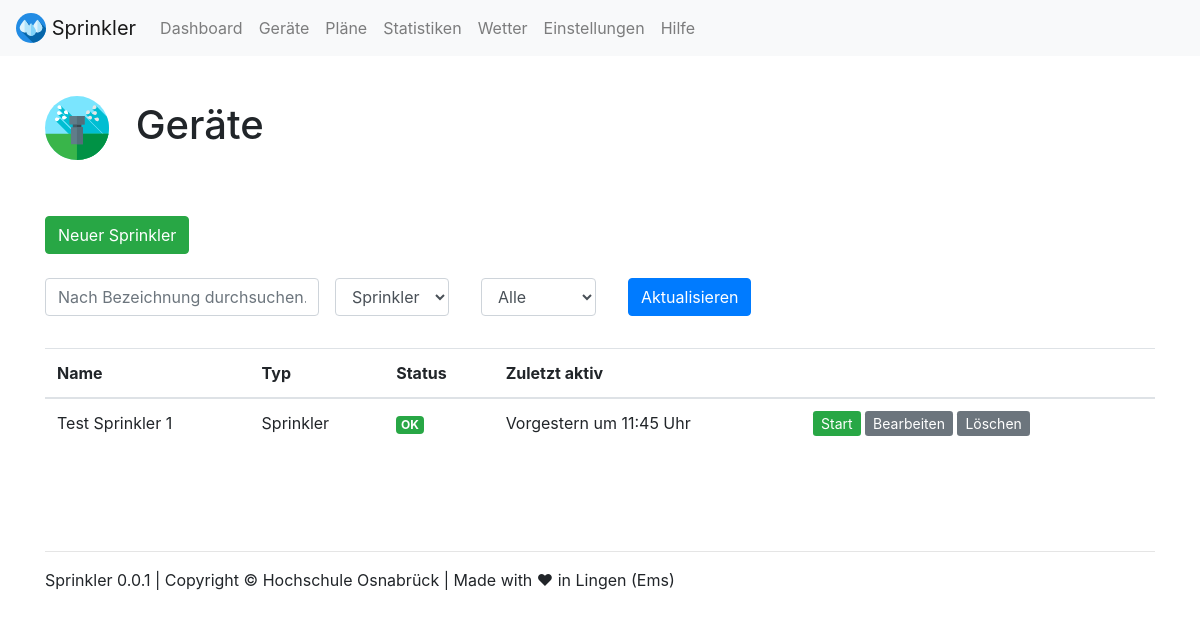
/devices/, run on an earlier commit of the app's database.
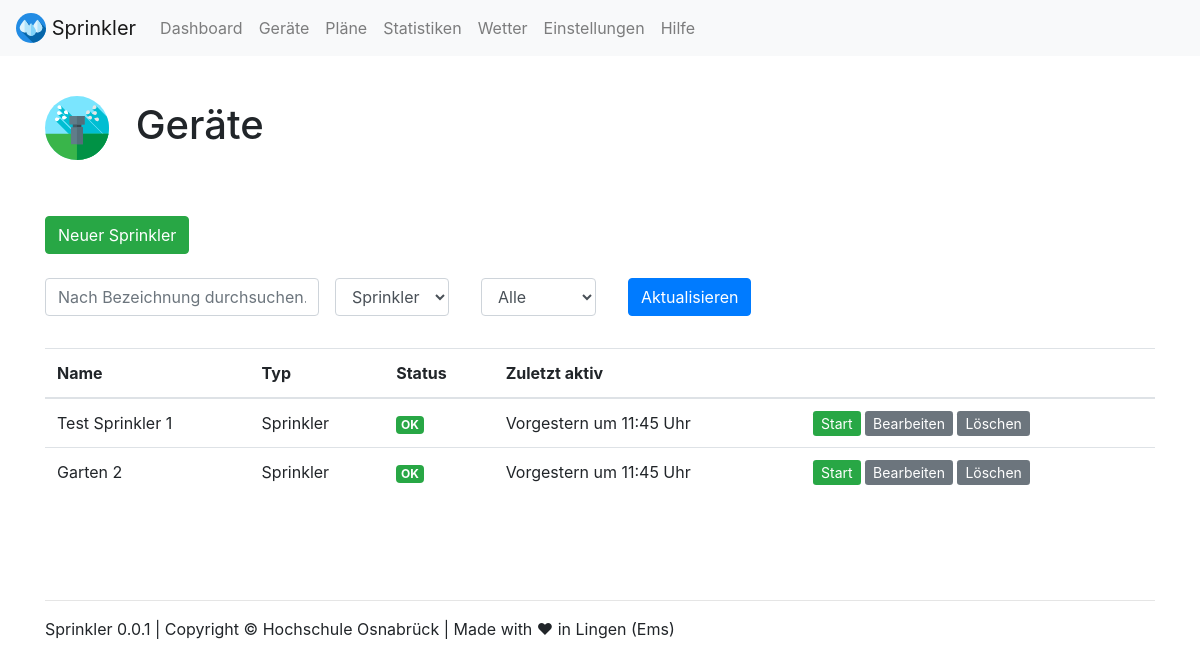
And on a later commit of the database.
### webapp/models.py (models this page shows, shortened)
class Sprinkler(models.Model):
    name = models.CharField(max_length=200)
    status = models.CharField(
        max_length=10,
        choices=STATUS_CHOICES,
        default='OK',
    )
    curr_active = models.BooleanField(default=False)
    device_type = 'Sprinkler'

### webapp/views.py (the view)
# urls.py: path('devices/', views.devices, name='devices'),
def devices(request):
    args = {}
    args['filter_name'] = request.GET.get('name', '')
    args['filter_device'] = request.GET.get('device', '')
    args['filter_status'] = request.GET.get('status', '')
    check = 0
    if args['filter_device'] == 'Pumpe':
        q = Pump.objects
        args['edit_key'] = 2
        args['type_name'] = 'pump'
    if args['filter_device'] == 'Sensor':
        q = Sensor.objects
        args['edit_key'] = 1
        args['type_name'] = 'sensor'
    if args['filter_device'] == 'Sprinkler':
        q = Sprinkler.objects
        args['edit_key'] = 0
        args['type_name'] = 'sprinkler'
    if args['filter_device'] == '':
        q = Sprinkler.objects
        args['edit_key'] = 0
        args['filter_device'] = 'Sprinkler'
        args['type_name'] = 'sprinkler'
    if(args['filter_name']!=''):
        q = q.filter(name__contains=args['filter_name'])
        check = 1
    if(args['filter_status'] == 'OK' or args['filter_status'] == 'Warnung' or args['filter_status'] == 'Fehler'):
        q = q.filter(status__contains=args['filter_status'])
        check = 1
    if(check == 0):
        q = q.all()
    args['devices'] = q
    return TemplateResponse(request, "devices.html", args)

### webapp/templates/devices.html (shortened to what this page needs)
{% load static %}
{% include "views/top.html" %}
<br>
<h1><img src="{% static 'webapp/img/icons/sprinkler.svg' %}" width="64" class="mr-3"> Geräte</h1>
<br><br>
  {% if filter_device == 'Sprinkler' %}<a target="_blank" class="btn btn-success" href="/admin/webapp/sprinkler/add/" role="button">Neuer Sprinkler</a>{% endif %}
<br>
<br>
<form class="form-inline" method="GET" action="{% url 'devices' %}">
  <div class="form-group mb-2">
    <input value="{{ filter_name }}" name="name" type="text" class="form-control" placeholder="Nach Bezeichnung durchsuchen...">
  </div>
  <div class="form-group mx-sm-3 mb-2">
    <select name="device" id="inputState" class="form-control">
        <option {% if filter_device == 'Sprinkler' %} selected {% endif %}>Sprinkler</option>
    </select>
  </div>
  <div class="form-group mx-sm-3 mb-2">
    <select name="status" id="inputState" class="form-control">
        <option {% if filter_status == 'Alle' %} selected {% endif %}>Alle</option>
    </select>
  </div>
  <div class="form-group mx-sm-3 mb-2">
    <button type="submit" class="btn btn-primary">Aktualisieren</button>
  </div>
</form>
<br>
{% if devices %}
<table class="table table-hover">
  <thead>
    <tr>
      <th scope="col">Name</th>
      <th scope="col">Typ</th>
      <th scope="col">Status</th>
      <th scope="col">Zuletzt aktiv</th>
      <th scope="col"></th>
    </tr>
  </thead>
  <tbody>
    {% for device in devices %}
    <tr {% if device.curr_active == True %} class="table-success" {% endif %}>
      <td scope="row">{{ device.name }}</td>
      <td>{{ device.device_type }}</td>
      <td>
        {% if device.status == 'OK' %}
        <span class="badge badge-success">OK</span>
        {% endif %}
      </td>
      <td>Vorgestern um 11:45 Uhr</td>
      <td>
        {% if device.curr_active == False %}
        <a class="btn-sm btn-success" href="{% url 'device_start' edit_key device.id %}" role="button">Start</a>
        {% else %}
        <a class="btn-sm btn-danger" href="{% url 'device_stop' edit_key device.id %}" role="button">Stop</a>
        {% endif %}
        <a class="btn-sm btn-secondary" href="/admin/webapp/{{ type_name }}/{{ device.id }}/change/" role="button">Bearbeiten</a>
        <a class="btn-sm btn-secondary" href="/admin/webapp/{{ type_name }}/{{ device.id }}/delete/" role="button">Löschen</a>
      </td>
    </tr>
    {% endfor %}
  </tbody>
</table>
{% endif %}
{% include "views/footer.html" %}
{% include "views/bottom.html" %}

### webapp/templates/views/top.html (shortened to what this page needs)
{% load static %}
<!doctype html>
<html lang="de">
  <head>
    <link rel="stylesheet" href="https://stackpath.bootstrapcdn.com/bootstrap/4.5.2/css/bootstrap.min.css">
    <link rel="stylesheet" type="text/css" href="{% static 'webapp/css/style.css' %}">
  </head>
  <body>
    <nav class="navbar navbar-expand-lg navbar-light bg-light">
      <a class="navbar-brand" href="{% url 'index' %}">
        <img src="{% static 'webapp/img/icons/drops.svg' %}" width="30" height="30" class="d-inline-block align-top" alt="" loading="lazy">
        Sprinkler
      </a>
      <div class="collapse navbar-collapse" id="navbarNavAltMarkup">
        <div class="navbar-nav">
          <a class="nav-link" href="{% url 'dashboard' %}">Dashboard</a>
          <a class="nav-link" href="{% url 'devices' %}">Geräte</a>
          <a class="nav-link" href="{% url 'plans' %}">Pläne</a>
          <a class="nav-link" href="{% url 'statistics' %}">Statistiken</a>
          <a class="nav-link" href="{% url 'weather' %}">Wetter</a>
          <a class="nav-link" href="{% url 'settings' %}">Einstellungen</a>
          <a class="nav-link" href="{% url 'help' %}">Hilfe</a>
        </div>
      </div>
    </nav>
    <div class="container mt-3">

### webapp/templates/views/footer.html
{% load static %}
<br><br><br>
<hr>
Sprinkler 0.0.1 | Copyright © Hochschule Osnabrück | Made with ❤ in Lingen (Ems)

### webapp/templates/views/bottom.html (shortened to what this page needs)
{% load static %}
		</div>
  </body>
</html>

What changed in the data, as far as the page shows it:
added Sprinkler: name "Garten 2", device_type "Sprinkler", status "OK", curr_active "Start"
